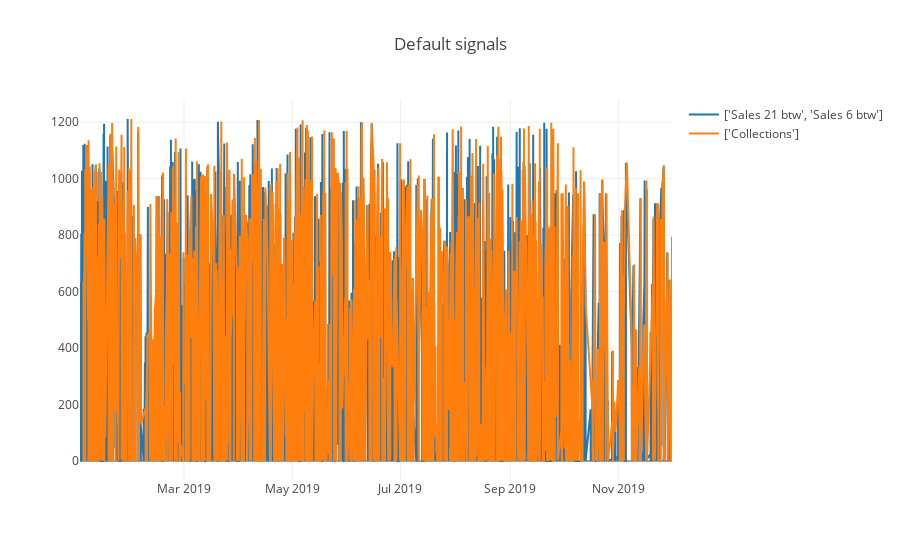

Notebook code for this chart:
### Code cell
df_filtered = filterData_v3(df_all, query=[{"select": ["Sales 21 btw", "Sales 6 btw"], 
                              "_with": None}, 
                                {"select": ["Collections"], "_with": None}], on="GroundTruth")
plotAmounts(df_filtered)

### Figure 1 — Plotly figure (JSON) as saved in the notebook; plotly's stock layout.template omitted (floating-point values rounded to 4 significant figures; data arrays with more than 128 entries replaced by an {"elided": "..."} marker saying what was removed)
{"data": [{"name": "['Sales 21 btw', 'Sales 6 btw']", "type": "scatter", "uid": "5c880479-ee73-428d-b8ae-94d10da5e732", "x": {"elided": "7648 str values"}, "y": {"elided": "7648 float values"}}, {"name": "['Collections']", "type": "scatter", "uid": "a1cdbb6b-f398-4050-98f5-353716f432ff", "x": {"elided": "4227 str values"}, "y": {"elided": "4227 float values"}}], "layout": {"hovermode": "closest", "showlegend": true, "title": {"text": "Default signals"}}}
